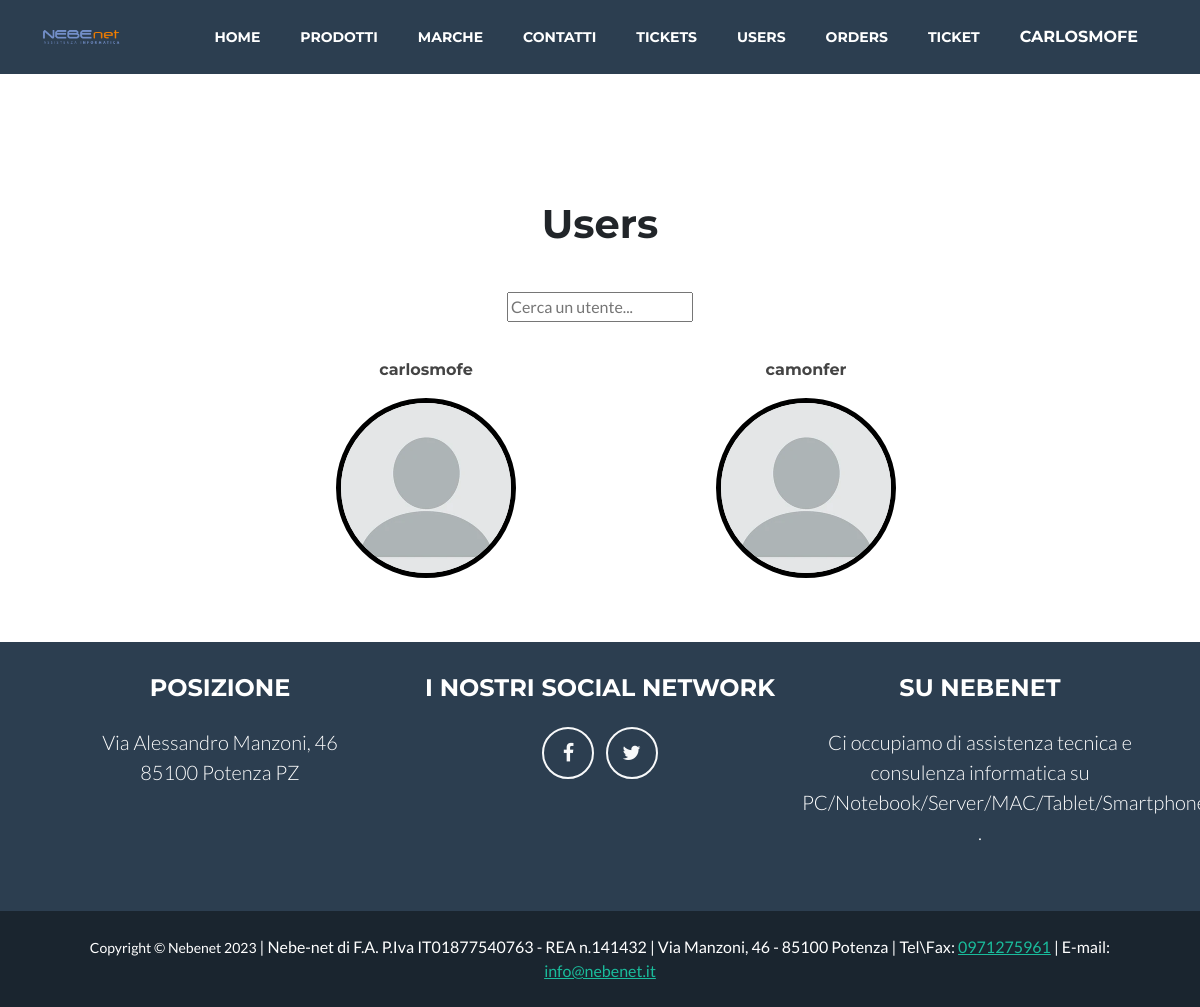
/usuarios/ (signed in), run on an earlier commit of the app's database.
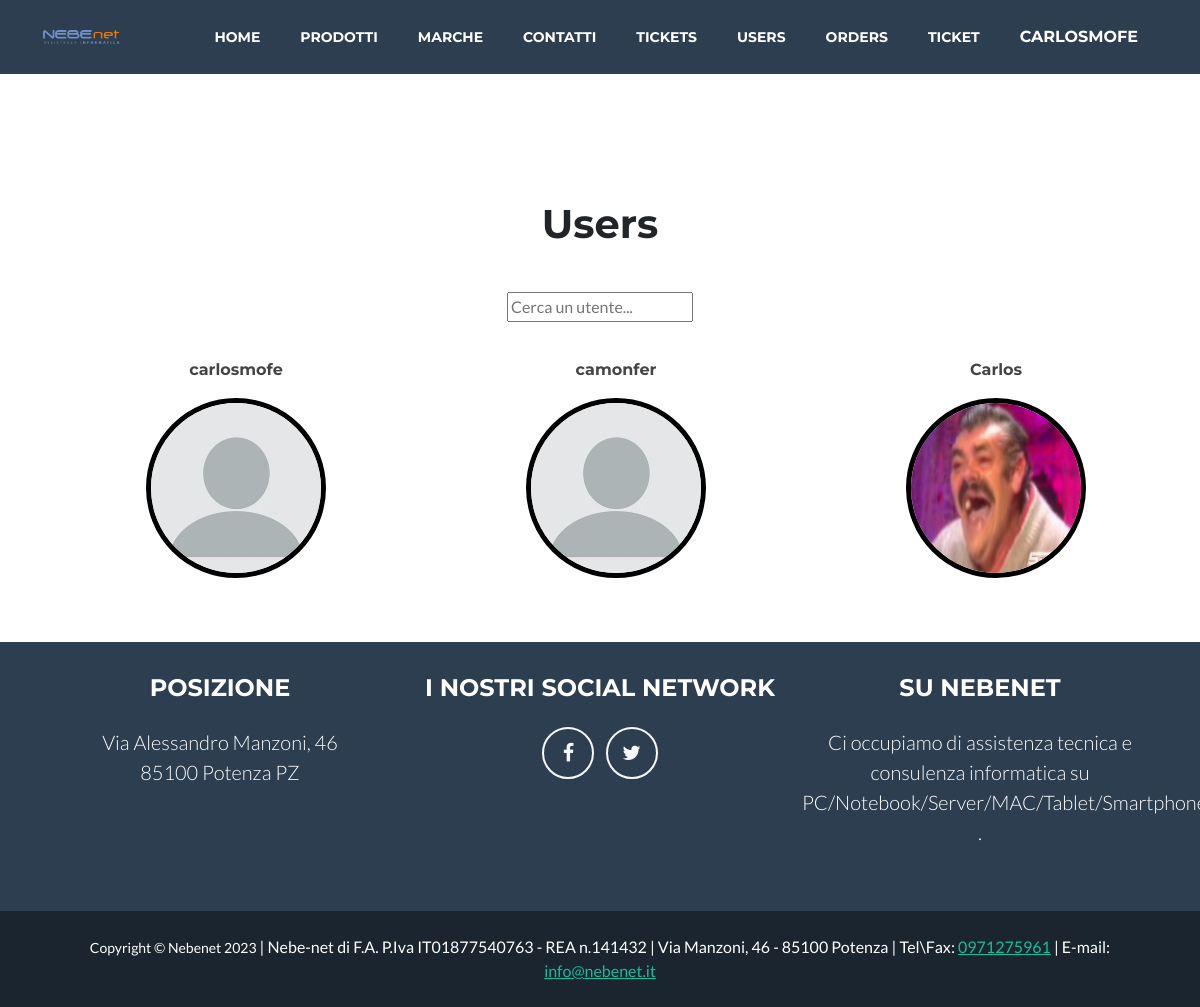
And on a later commit of the database.
### nebenet_app/models.py (models this page shows, shortened)
class User(AbstractUser):
    email = models.EmailField(unique=True)
    image = models.ImageField(upload_to ='img/')
    date = models.DateTimeField(auto_now=True)

### nebenet_app/views.py (the view)
# urls.py: path('usuarios/', User_List.as_view(), name="usuarios-lista"),
class User_List(UserPassesTestMixin,LoginRequiredMixin, ListView):
    model = User
    template_name = "./nebenet_app/user_list.html"
    def test_func(self):
        return self.request.user.is_staff

### nebenet_app/templates/nebenet_app/user_list.html (shortened to what this page needs)
{% extends 'base.html' %}
{% block content %}
{% load static %}
<header class="masthead">
</header>
<center><h1>Users</h1></center>
    <body>
    <center>
    <div class="padding3 container">
        <form action="{% url 'search' %}" method="get" >
            <input name="q" type="text" placeholder="Cerca un utente...">
        </form>
    </div>
        <center>
        <ul>
                <div class="container">
                    <div class="row justify-content-center">
          {% for user in object_list %}
                    <div class="col-md-6 col-lg-4 mb-5">
                        <div class="portfolio-item mx-auto" data-bs-toggle="modal" data-bs-target="#portfolioModal{{ forloop.counter0 }}">
                            <div class="portfolio-item-caption d-flex align-items-center justify-content-center h-100 w-100">
                                <p class="nombrepro">{{ user.username }}</p>
                            </div>
                            <a href="{{ user.pk }}"><img class="img-fluidbrand1"
                            {% if user.image %}src="/media/{{ user.image }}"{% else %} src="/static/assets/img/noprof.webp"{% endif %}alt="..." /></a>
                        </div>
                    </div>
            {% endfor %}
        </ul>
        </center>
    </body>
{% endblock %}

### nebenet_app/templates/base.html (shortened to what this page needs)
<!DOCTYPE html>
{% load static %}
<html lang="en">
    <head>
        <link rel="stylesheet" href="https://cdnjs.cloudflare.com/ajax/libs/font-awesome/4.7.0/css/font-awesome.min.css">
        <link href="/static/css/styles.css" rel="stylesheet" />
    </head>
    <body id="page-top">
        <nav class="navbar navbar-expand-lg bg-secondary text-uppercase fixed-top" id="mainNav">
            <div class="container">
                <a class="navbar-brand" href="{% url 'index' %}"><img class="logomain" src="/static/assets/img/logo.png" alt="..." /></a>
                <div class="collapse navbar-collapse" id="navbarResponsive">
                    <ul class="navbar-nav ms-auto">
                        <li class="nav-item mx-0 mx-lg-1"><a class="nav-link py-3 px-0 px-lg-3 rounded" href="{% url 'index' %}">Home</a></li>
                        {% if request.user.is_staff %}
                        <li class="nav-item mx-0 mx-lg-1">
                            <a class="nav-link py-3 px-0 px-lg-3 rounded" href="{% url 'products_admin_list' %}">Prodotti</a>
                        </li>
                        {% else %}
                        <li class="nav-item mx-0 mx-lg-1">
                            <a class="nav-link py-3 px-0 px-lg-3 rounded" href="{% url 'vitrina' %}">Prodotti</a>
                        </li>
                        {% endif %}
                        <li class="nav-item mx-0 mx-lg-1"><a class="nav-link py-3 px-0 px-lg-3 rounded" href="{% url 'brands' %}">Marche</a></li>
                        <li class="nav-item mx-0 mx-lg-1"><a class="nav-link py-3 px-0 px-lg-3 rounded" href="/company/1/">Contatti</a></li>
                        {% if request.user.is_staff %}
                        <li class="nav-item mx-0 mx-lg-1"><a class="nav-link py-3 px-0 px-lg-3 rounded" href="{% url 'tickets-admin' %}">Tickets</a></li>
                        <li class="nav-item mx-0 mx-lg-1"><a class="nav-link py-3 px-0 px-lg-3 rounded" href="{% url 'usuarios-lista' %}">Users</a></li>
                        <li class="nav-item mx-0 mx-lg-1"><a class="nav-link py-3 px-0 px-lg-3 rounded" href="{% url 'orders_list' %}">Orders</a></li>
                        {% endif %}
                        {% if request.user.is_authenticated %}
                        <li class="nav-item mx-0 mx-lg-1"><a class="nav-link py-3 px-0 px-lg-3 rounded" href="{% url 'tickets_add' %}">Ticket</a></li>
                        <div class="dropdown"><li class="nav-item mx-0 mx-lg-1"><a class="dropbtn nav-link py-3 px-0 px-lg-3 rounded" href="/usuarios/{{ request.user.pk }}">{{ request.user.username }}</a></li>
                            </div>
                        {% endif %}
                    </ul>
                </div>
            </div>
        </nav>
        {% block content %}
        {% endblock %}
        <footer class="footer text-center">
            <div class="container">
                <div class="row">
                    <div class="col-lg-4 mb-5 mb-lg-0">
                        <h4 class="text-uppercase mb-4">Posizione</h4>
                        <p class="lead mb-0">
                            Via Alessandro Manzoni, 46
                            <br />
                            85100 Potenza PZ
                        </p>
                    </div>
                    <div class="col-lg-4 mb-5 mb-lg-0 buttons effect amiens">
                        <h4 class="text-uppercase mb-4">I nostri social network</h4>
                        <a class="btn btn-outline-light btn-social mx-1" href="https://www.facebook.com/nebenetpz/?ref=ts&fref=ts" title="Join us on Facebook"><i class="fa fa-facebook" aria-hidden="true"></i></a>
                        <a class="btn btn-outline-light btn-social mx-1" href="https://twitter.com/nebenet" title="Join us on Twitter"><i class="fa fa-twitter" aria-hidden="true"></i></a>
                    </div>
                    <div class="col-lg-4">
                        <h4 class="text-uppercase mb-4">Su Nebenet</h4>
                        <p class="lead mb-0">
                            Ci occupiamo di assistenza tecnica e consulenza informatica su PC/Notebook/Server/MAC/Tablet/Smartphone
                            .
                        </p>
                    </div>
                </div>
            </div>
        </footer>
        <div class="copyright py-4 text-center text-white">
            <div class="container"><small>Copyright &copy; Nebenet 2023</small> | Nebe-net di F.A. P.Iva IT01877540763 - REA n.141432 | Via Manzoni, 46 - 85100 Potenza | Tel\Fax: <a href="tel:0971275961">0971275961</a> | E-mail:<a href="mailto: info@nebenet.it"> info@nebenet.it</a> </div>
        </div>
    </body>
</html>

What changed in the data, as far as the page shows it:
added User: username "Carlos", image (placeholder picture)
